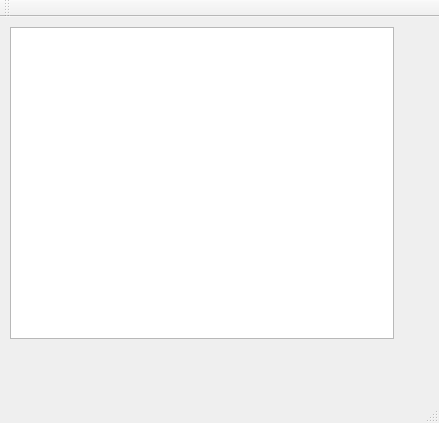
<?xml version="1.0" encoding="UTF-8"?>
<ui version="4.0">
 <class>MainWindow</class>
 <widget class="QMainWindow" name="MainWindow">
  <property name="geometry">
   <rect>
    <x>0</x>
    <y>0</y>
    <width>439</width>
    <height>423</height>
   </rect>
  </property>
  <property name="windowTitle">
   <string>MainWindow</string>
  </property>
  <widget class="QWidget" name="centralWidget">
   <widget class="QGraphicsView" name="graphicsView">
    <property name="geometry">
     <rect>
      <x>10</x>
      <y>10</y>
      <width>384</width>
      <height>312</height>
     </rect>
    </property>
   </widget>
  </widget>
  <widget class="QMenuBar" name="menuBar">
   <property name="geometry">
    <rect>
     <x>0</x>
     <y>0</y>
     <width>439</width>
     <height>21</height>
    </rect>
   </property>
  </widget>
  <widget class="QToolBar" name="mainToolBar">
   <attribute name="toolBarArea">
    <enum>TopToolBarArea</enum>
   </attribute>
   <attribute name="toolBarBreak">
    <bool>false</bool>
   </attribute>
  </widget>
  <widget class="QStatusBar" name="statusBar"/>
 </widget>
 <layoutdefault spacing="6" margin="11"/>
 <resources/>
 <connections/>
</ui>
